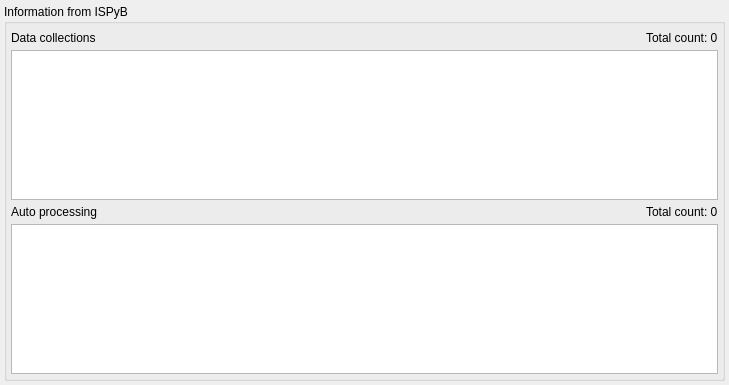
<?xml version="1.0" encoding="UTF-8"?>
<ui version="4.0">
 <class>ispyb_sample_widget</class>
 <widget class="QWidget" name="ispyb_sample_widget">
  <property name="geometry">
   <rect>
    <x>0</x>
    <y>0</y>
    <width>729</width>
    <height>385</height>
   </rect>
  </property>
  <property name="windowTitle">
   <string>Form</string>
  </property>
  <layout class="QGridLayout" name="gridLayout">
   <property name="margin">
    <number>4</number>
   </property>
   <property name="spacing">
    <number>0</number>
   </property>
   <item row="0" column="0">
    <widget class="QGroupBox" name="main_gbox">
     <property name="title">
      <string>Information from ISPyB</string>
     </property>
     <layout class="QVBoxLayout" name="verticalLayout">
      <property name="spacing">
       <number>2</number>
      </property>
      <property name="margin">
       <number>4</number>
      </property>
      <item>
       <layout class="QHBoxLayout" name="horizontalLayout">
        <item>
         <widget class="QLabel" name="label">
          <property name="text">
           <string>Data collections</string>
          </property>
         </widget>
        </item>
        <item>
         <spacer name="horizontalSpacer_3">
          <property name="orientation">
           <enum>Qt::Horizontal</enum>
          </property>
          <property name="sizeHint" stdset="0">
           <size>
            <width>40</width>
            <height>20</height>
           </size>
          </property>
         </spacer>
        </item>
        <item>
         <widget class="QLabel" name="label_3">
          <property name="text">
           <string>Total count: 0</string>
          </property>
         </widget>
        </item>
       </layout>
      </item>
      <item>
       <widget class="QTreeView" name="treeView"/>
      </item>
      <item>
       <layout class="QHBoxLayout" name="horizontalLayout_2">
        <item>
         <widget class="QLabel" name="label_2">
          <property name="text">
           <string>Auto processing</string>
          </property>
         </widget>
        </item>
        <item>
         <spacer name="horizontalSpacer_2">
          <property name="orientation">
           <enum>Qt::Horizontal</enum>
          </property>
          <property name="sizeHint" stdset="0">
           <size>
            <width>40</width>
            <height>20</height>
           </size>
          </property>
         </spacer>
        </item>
        <item>
         <widget class="QLabel" name="label_4">
          <property name="text">
           <string>Total count: 0</string>
          </property>
         </widget>
        </item>
       </layout>
      </item>
      <item>
       <widget class="QTreeView" name="treeView_2"/>
      </item>
     </layout>
    </widget>
   </item>
  </layout>
 </widget>
 <resources/>
 <connections/>
</ui>
